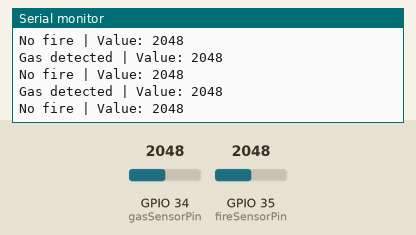
A program run on a simulated ESP32. Shown: the last lines printed to the serial monitor. The inputs (shaded band) are chosen by the test bench; at power-on: GPIO 35 (fireSensorPin) = 2048, GPIO 34 (gasSensorPin) = 2048. WiFi joins after 1.5 s; servers stay silent unless stated.

Above: at 6.4 s.
6.5 s: GPIO 35 (fireSensorPin) set to 53
At 7.8 s:
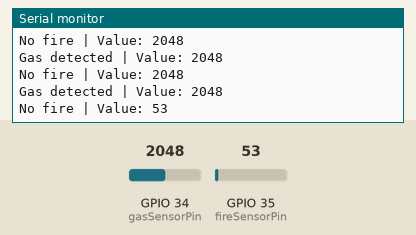
8.0 s: GPIO 35 (fireSensorPin) set to 48
At 8.8 s:
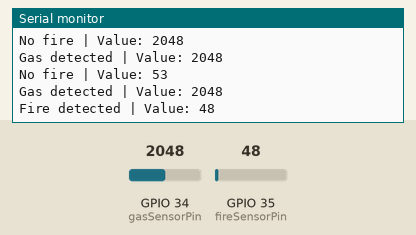

Measured:
- the behaviour switches between 51 and 50 on GPIO 35 (fireSensorPin) (found by bisection; images 1 and 2)
- after the input at 6.5 s, the serial monitor: prints a new line after 0.51 s (image 1)
- after the input at 8.0 s, the serial monitor: prints a new line at once (image 2)

The program:

main.cpp
```cpp
#include <Arduino.h>
#include <WiFi.h>
#include <AsyncTCP.h>
#include <ESPAsyncWebServer.h>
#include "soc/soc.h"
#include "soc/rtc_cntl_reg.h"
#include "freertos/FreeRTOS.h"
#include "freertos/task.h"

// Change these to your network credentials
const char *ssid = "Your_SSID";
const char *password = "Your_Password";

#define api_threshold 50
#define gas_threshold 1300

// Create AsyncWebServer object on port 80
AsyncWebServer server(80);

// Create Event Source at /events
AsyncEventSource events("/events");

// Sensor pins
const int gasSensorPin = 34;
const int fireSensorPin = 35;

// ESP32 client IP address
const char *clientIP = "192.168.5.22"; // Replace with the ESP32 client's IP address

// Task handles
TaskHandle_t FireSensorTaskHandle = NULL;
TaskHandle_t GasSensorTaskHandle = NULL;

// Initialize WiFi
void initWiFi()
{
  WiFi.mode(WIFI_STA);
  WiFi.begin(ssid, password);
  Serial.print("Connecting to WiFi");
  while (WiFi.status() != WL_CONNECTED)
  {
    Serial.println('.');
    delay(1000);
  }
  Serial.print("IP Address: ");
  Serial.println(WiFi.localIP());
}

const char index_html[] PROGMEM = R"rawliteral(
<!DOCTYPE HTML><html>
<head>
  <title>ESP32 Sensor Notifications</title>
  <meta name="viewport" content="width=device-width, initial-scale=1">
  <style>
    html {font-family: Arial; display: inline-block; text-align: center;}
    p { font-size: 1.2rem;}
    body {  margin: 0;}
    .topnav { overflow: hidden; background-color: #50B8B4; color: white; font-size: 1rem; }
    .content { padding: 20px; }
    .card { background-color: white; box-shadow: 2px 2px 12px 1px rgba(140,140,140,.5); max-width: 600px; margin: 0 auto; }
    .status { font-size: 1.4rem; }
    .status.red { color: red; }
  </style>
</head>
<body>
  <div class="topnav">
    <h1>ESP32 Sensor Notifications</h1>
  </div>
  <div class="content">
    <div class="card">
      <p class="status" id="fire-status">Fire Status: Loading...</p>
      <p class="status" id="gas-status">Gas Status: Loading...</p>
    </div>
  </div>
<script>
if (!!window.EventSource) {
 var source = new EventSource('/events');

 source.addEventListener('open', function(e) {
  console.log("Events Connected");
 }, false);
 source.addEventListener('error', function(e) {
  if (e.target.readyState != EventSource.OPEN) {
    console.log("Events Disconnected");
  }
 }, false);

 source.addEventListener('fire-status', function(e) {
  console.log("fire-status", e.data);
  var fireStatus = document.getElementById("fire-status");
  fireStatus.innerHTML = "Fire Status: " + e.data;
  if (e.data == "Fire detected") {
    fireStatus.classList.add("red");
  } else {
    fireStatus.classList.remove("red");
  }
 }, false);

 source.addEventListener('gas-status', function(e) {
  console.log("gas-status", e.data);
  var gasStatus = document.getElementById("gas-status");
  gasStatus.innerHTML = "Gas Status: " + e.data;
  if (e.data == "Gas detected") {
    gasStatus.classList.add("red");
  } else {
    gasStatus.classList.remove("red");
  }
 }, false);
}
</script>
</body>
</html>)rawliteral";

// Task for fire sensor
void FireSensorTask(void *pvParameters)
{
  (void)pvParameters;
  int fireSensorStatus;
  String fireStatus;
  String fireSensorValue;

  for (;;)
  {
    fireSensorStatus = analogRead(fireSensorPin);
    fireSensorValue = String(fireSensorStatus);

    // Process fire sensor status
    if (fireSensorStatus > api_threshold)
    {
      fireStatus = "No fire";
      Serial.print("No fire | Value: ");
      Serial.println(fireSensorStatus);
    }
    else
    {
      fireStatus = "Fire detected";
      Serial.print("Fire detected | Value: ");
      Serial.println(fireSensorStatus);
    }

    // Send Event to Web Client with Sensor Status and Sensor Value
    events.send(fireStatus.c_str(), "fire-status", millis());
    events.send(fireSensorValue.c_str(), "fire-value", millis());

    vTaskDelay(pdMS_TO_TICKS(1000)); // Delay 1 second
  }
}

// Task for gas sensor
void GasSensorTask(void *pvParameters)
{
  (void)pvParameters;
  int gasSensorStatus;
  String gasStatus;
  String gasSensorValue;

  for (;;)
  {
    gasSensorStatus = analogRead(gasSensorPin);
    gasSensorValue = String(gasSensorStatus);

    // Process gas sensor status
    if (gasSensorStatus > gas_threshold)
    {
      gasStatus = "Gas detected";
      Serial.print("Gas detected | Value: ");
      Serial.println(gasSensorStatus);
    }
    else
    {
      gasStatus = "No gas";
      Serial.print("No gas | Value: ");
      Serial.println(gasSensorStatus);
    }

    // Send Event to Web Client with Sensor Status and Sensor Value
    events.send(gasStatus.c_str(), "gas-status", millis());
    events.send(gasSensorValue.c_str(), "gas-value", millis());

    vTaskDelay(pdMS_TO_TICKS(1000)); // Delay 1 second
  }
}

void setup()
{
  // Disable brownout detector
  WRITE_PERI_REG(RTC_CNTL_BROWN_OUT_REG, 0);

  Serial.begin(115200);
  pinMode(fireSensorPin, INPUT);
  pinMode(gasSensorPin, INPUT);

  initWiFi();

  // Handle Web Server
  server.on("/", HTTP_GET, [](AsyncWebServerRequest *request)
            { request->send_P(200, "text/html", index_html); });

  server.addHandler(&events);
  server.begin();

  // Create task for fire sensor
  xTaskCreatePinnedToCore(
      FireSensorTask,        // Function to execute as a task
      "FireSensorTask",      // Task name
      8192,                  // Task stack size (can be adjusted)
      NULL,                  // Parameter passed to the task
      1,                     // Task priority (higher value means higher priority)
      &FireSensorTaskHandle, // Handle for the task
      0                      // Core where the task will run (0 or 1)
  );

  // Create task for gas sensor
  xTaskCreatePinnedToCore(
      GasSensorTask,        // Function to execute as a task
      "GasSensorTask",      // Task name
      8192,                 // Task stack size (can be adjusted)
      NULL,                 // Parameter passed to the task
      1,                    // Task priority (higher value means higher priority)
      &GasSensorTaskHandle, // Handle for the task
      0                     // Core where the task will run (0 or 1)
  );
}

void loop()
{
  // The main loop is empty as all logic has been moved to tasks.
  delay(1000);
}
```
